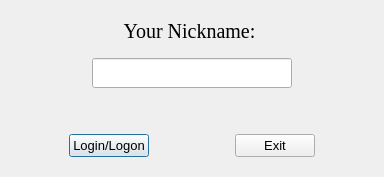
<?xml version="1.0" encoding="UTF-8"?>
<ui version="4.0">
 <class>LoginDialog</class>
 <widget class="QDialog" name="LoginDialog">
  <property name="geometry">
   <rect>
    <x>0</x>
    <y>0</y>
    <width>384</width>
    <height>177</height>
   </rect>
  </property>
  <property name="sizePolicy">
   <sizepolicy hsizetype="Fixed" vsizetype="Fixed">
    <horstretch>0</horstretch>
    <verstretch>0</verstretch>
   </sizepolicy>
  </property>
  <property name="minimumSize">
   <size>
    <width>384</width>
    <height>177</height>
   </size>
  </property>
  <property name="maximumSize">
   <size>
    <width>384</width>
    <height>177</height>
   </size>
  </property>
  <property name="windowTitle">
   <string>AirChat: Login/Logon</string>
  </property>
  <layout class="QVBoxLayout" name="verticalLayout">
   <item>
    <widget class="QWidget" name="widget_2" native="true">
     <layout class="QVBoxLayout" name="verticalLayout_2">
      <item>
       <spacer name="verticalSpacer">
        <property name="orientation">
         <enum>Qt::Vertical</enum>
        </property>
        <property name="sizeType">
         <enum>QSizePolicy::Preferred</enum>
        </property>
        <property name="sizeHint" stdset="0">
         <size>
          <width>20</width>
          <height>20</height>
         </size>
        </property>
       </spacer>
      </item>
      <item>
       <widget class="QLabel" name="label_2">
        <property name="sizePolicy">
         <sizepolicy hsizetype="Preferred" vsizetype="Preferred">
          <horstretch>0</horstretch>
          <verstretch>0</verstretch>
         </sizepolicy>
        </property>
        <property name="minimumSize">
         <size>
          <width>0</width>
          <height>0</height>
         </size>
        </property>
        <property name="maximumSize">
         <size>
          <width>16777215</width>
          <height>100</height>
         </size>
        </property>
        <property name="font">
         <font>
          <family>Times New Roman</family>
          <pointsize>15</pointsize>
         </font>
        </property>
        <property name="text">
         <string>Your Nickname: </string>
        </property>
        <property name="alignment">
         <set>Qt::AlignBottom|Qt::AlignHCenter</set>
        </property>
       </widget>
      </item>
      <item>
       <widget class="QWidget" name="widget_3" native="true">
        <layout class="QHBoxLayout" name="horizontalLayout_2">
         <item>
          <spacer name="horizontalSpacer_4">
           <property name="orientation">
            <enum>Qt::Horizontal</enum>
           </property>
           <property name="sizeHint" stdset="0">
            <size>
             <width>60</width>
             <height>20</height>
            </size>
           </property>
          </spacer>
         </item>
         <item>
          <widget class="QLineEdit" name="userNameEdit">
           <property name="enabled">
            <bool>true</bool>
           </property>
           <property name="minimumSize">
            <size>
             <width>200</width>
             <height>30</height>
            </size>
           </property>
           <property name="maximumSize">
            <size>
             <width>200</width>
             <height>16777215</height>
            </size>
           </property>
           <property name="font">
            <font>
             <pointsize>11</pointsize>
            </font>
           </property>
           <property name="alignment">
            <set>Qt::AlignLeading|Qt::AlignLeft|Qt::AlignVCenter</set>
           </property>
          </widget>
         </item>
         <item>
          <spacer name="horizontalSpacer_5">
           <property name="orientation">
            <enum>Qt::Horizontal</enum>
           </property>
           <property name="sizeHint" stdset="0">
            <size>
             <width>59</width>
             <height>20</height>
            </size>
           </property>
          </spacer>
         </item>
        </layout>
       </widget>
      </item>
     </layout>
    </widget>
   </item>
   <item>
    <widget class="QLabel" name="statusLabel">
     <property name="font">
      <font>
       <pointsize>10</pointsize>
      </font>
     </property>
     <property name="text">
      <string/>
     </property>
     <property name="alignment">
      <set>Qt::AlignCenter</set>
     </property>
    </widget>
   </item>
   <item>
    <widget class="QWidget" name="widget" native="true">
     <layout class="QHBoxLayout" name="horizontalLayout">
      <item>
       <spacer name="horizontalSpacer_2">
        <property name="orientation">
         <enum>Qt::Horizontal</enum>
        </property>
        <property name="sizeHint" stdset="0">
         <size>
          <width>40</width>
          <height>20</height>
         </size>
        </property>
       </spacer>
      </item>
      <item>
       <widget class="QPushButton" name="LoginButton">
        <property name="font">
         <font>
          <pointsize>10</pointsize>
         </font>
        </property>
        <property name="text">
         <string>Login/Logon</string>
        </property>
       </widget>
      </item>
      <item>
       <spacer name="horizontalSpacer">
        <property name="orientation">
         <enum>Qt::Horizontal</enum>
        </property>
        <property name="sizeType">
         <enum>QSizePolicy::Fixed</enum>
        </property>
        <property name="sizeHint" stdset="0">
         <size>
          <width>80</width>
          <height>20</height>
         </size>
        </property>
       </spacer>
      </item>
      <item>
       <widget class="QPushButton" name="ExitButton">
        <property name="font">
         <font>
          <pointsize>10</pointsize>
         </font>
        </property>
        <property name="text">
         <string>Exit</string>
        </property>
       </widget>
      </item>
      <item>
       <spacer name="horizontalSpacer_3">
        <property name="orientation">
         <enum>Qt::Horizontal</enum>
        </property>
        <property name="sizeHint" stdset="0">
         <size>
          <width>40</width>
          <height>20</height>
         </size>
        </property>
       </spacer>
      </item>
     </layout>
    </widget>
   </item>
  </layout>
 </widget>
 <resources/>
 <connections/>
</ui>
